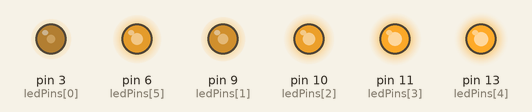
This sketch was run on a simulated Arduino Uno, built with avr-gcc and run on an emulated ATmega328P. Shown: output pins drawn as LEDs (lit = HIGH).

Above: at 0.16 s.
At 4.89 s:
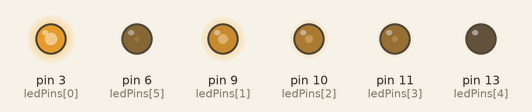
At 9.98 s:
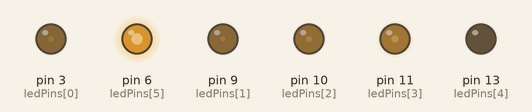
At 20.03 s:
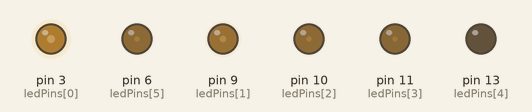
At 29.77 s:
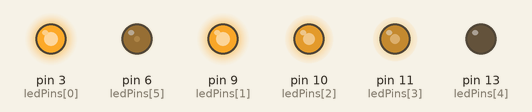
At 39.44 s:
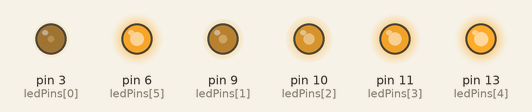
Timing chart, 0 to 40.0 s (numbered marks = the images above):
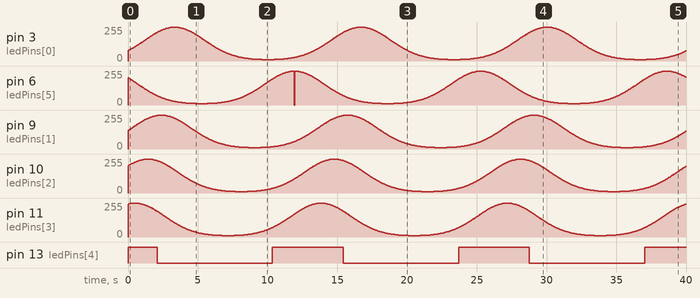

The sketch:

Marbles.ino
```cpp
/*
 * Ideas:
 * Morse code message scroller
 *
 */
int ledPins[] = {3, 9, 10, 11, 13, 6};
int inputPins[] = {0, 1, 4, 8};

/*
  5 bit CIE Lightness to 8 bit PWM conversion
  L* = 116(Y/Yn)^1/3 - 16 , Y/Yn > 0.008856
  L* = 903.3(Y/Yn), Y/Yn <= 0.008856
*/

const uint8_t CIEL8[] = {
  0, // Extra 0 for interpolation
  0,    1,    2,    3,    4,    5,    7,    9,    12,
  15,    18,    22,    27,    32,    38,    44,    51,    58,
  67,    76,    86,    96,    108,    120,    134,    148,    163,
  180,    197,    216,    235,    255
};

uint8_t interpolate(uint8_t input) {
  uint8_t base = input / 8;
  uint8_t offset = input % 8;

  uint8_t x = CIEL8[base];
  uint8_t y = CIEL8[base+1];

  return (uint8_t)(x + offset * ((y-x)/8.0));
}

void setup() {
  // nothing happens in setup
  for (int i = 0; i < 4; i++) {
    pinMode(i, INPUT_PULLUP);
  }
}

double rad = 0;
double gap = 3.1415/7;
double rad_step = 0.01;

void loop() {
  for (int j = 0; j < 6; j++) {
    analogWrite(ledPins[j], interpolate(sin(rad+gap*j)*93 + 93 + 70));
    //analogWrite(ledPins[j], interpolate(sin(rad+gap*j)*128 + 128));
  }
  rad += rad_step;
  delay(20);

  /*
  for (int i = 50; i <= 255; i++) {
    for (int j = 0; j < 6; j++) {
      analogWrite(ledPins[j], interpolate(i));
    }
    delay(20);
  }
  for (int i = 254; i > 50; i--) {
    for (int j = 0; j < 6; j++) {
      analogWrite(ledPins[j], interpolate(i));
    }
    delay(20);
  }
  */
}
```

Measured:
- by itself, pin 13 (ledPins[4]): repeats every 13.3 s: LOW 8.3 s, HIGH 5.1 s
